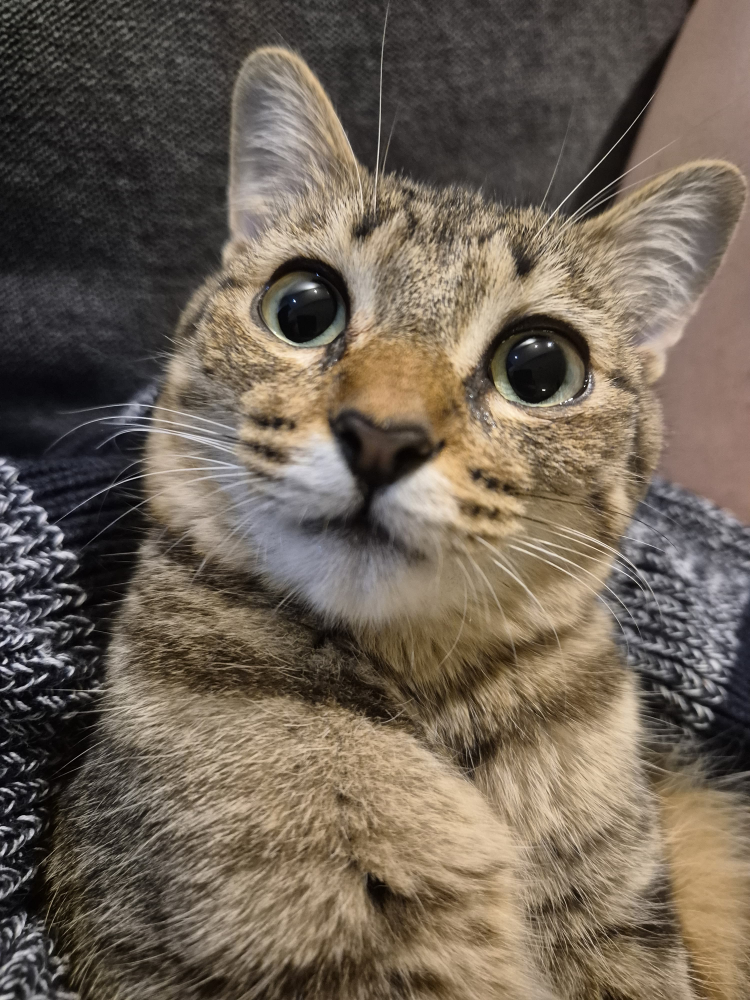
#> input picture Assets/Lechuga.jpeg, 3000 x 4000 px, found by its file name (shown at 1/4 size)
$ jupyter execute --allow-errors python-computer_vision.ipynb   (shell and % lines are left out)
#> lines starting #> are read from the running program, lines starting #| are printed output that depends on the picture
# Computer Vision

_Notebook made by Zaid De Anda 🐱‍💻_

So, let's start by remembering, images are matrixes, so let's create images from scratch!

NOTE: All the problems here can be solved using numpy or arrays. I really advise initializing the image using numpy and doing everything with cicles

[cell 1]
import numpy as np
from google.colab.patches import cv2_imshow

#TODO
#Create a black square of 100x100

[cell 2]
#TODO
#Paint a white strip horizontally at half

[cell 3]
#TODO
#Paint a grey strip vertically at half

Did you notice our array is two dimensional?
let's test with 3 dimensions!

[cell 4]
#TODO
#Create a blue image

Why RGB doesnt work? Let's talk about BGR

[cell 5]
#TODO
#Create a yellow image

## Let's play with the RGB layers of an image

if you want to do it with your own image...

[cell 6]
from google.colab import files

uploaded = files.upload()
#> the answer given: Lechuga.jpeg

[cell 7]
import cv2

cat_image = cv2.imread('/content/Lechuga.jpeg', cv2.IMREAD_GRAYSCALE)
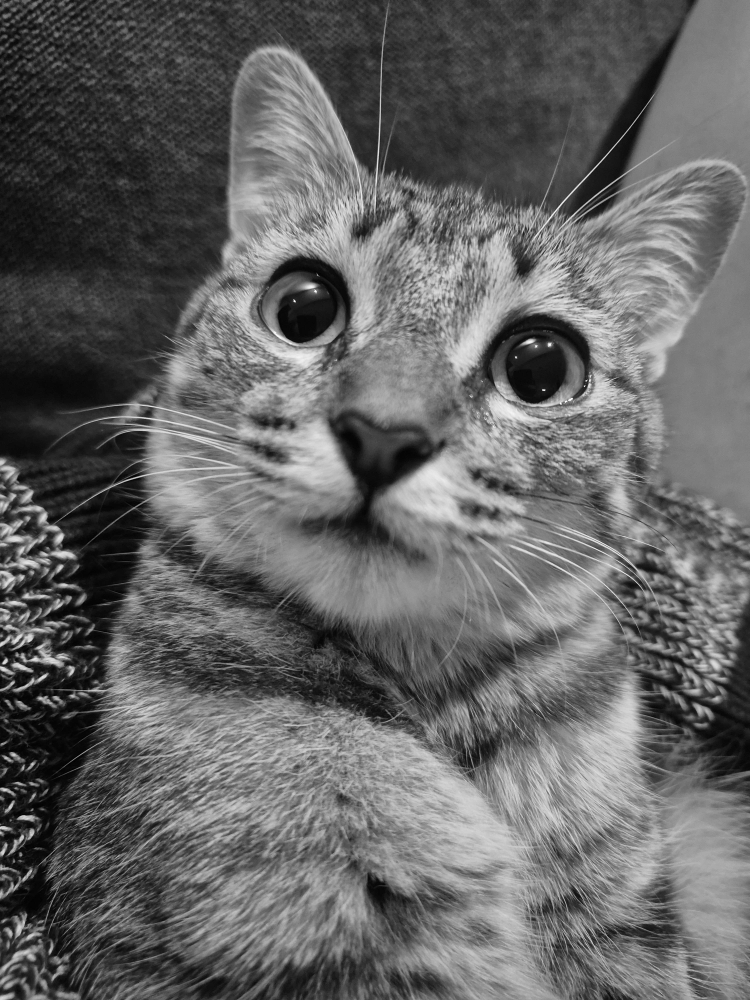
#> cat_image: shape (4000, 3000) (shown at 1/4 size); min 0, max 255, mean 100.5
cat_image = cv2.resize(cat_image, [750,1000])
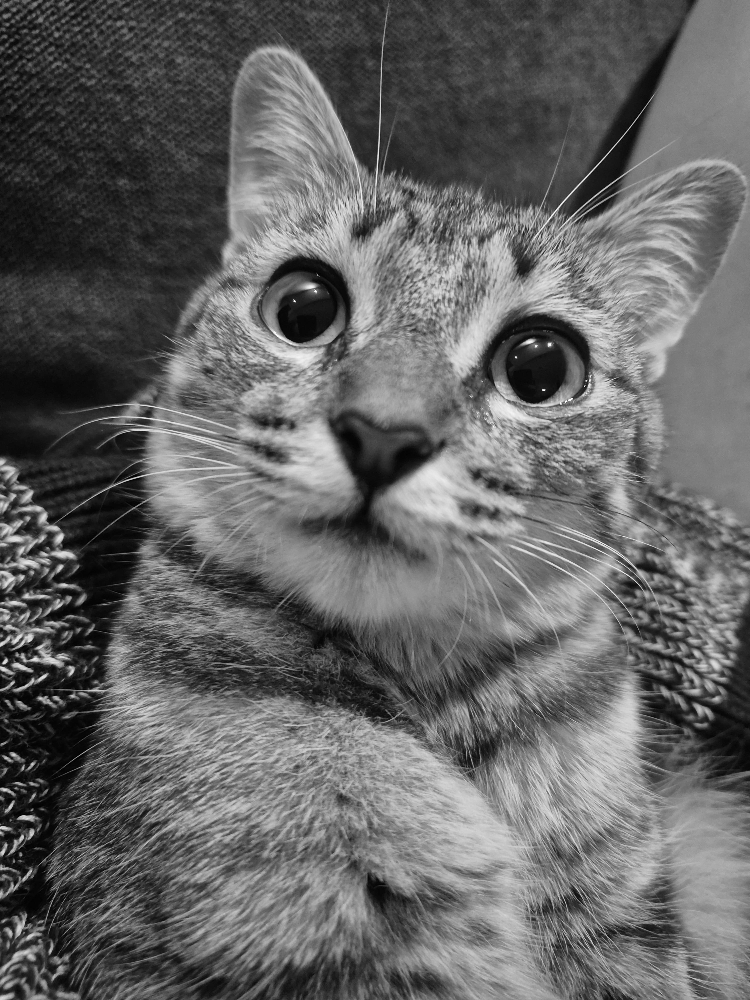
#> cat_image: shape (1000, 750); min 0, max 255, mean 100.6
cv2_imshow(cat_image)

$ run again, with Assets/Panque.jpeg copied over Assets/Lechuga.jpeg
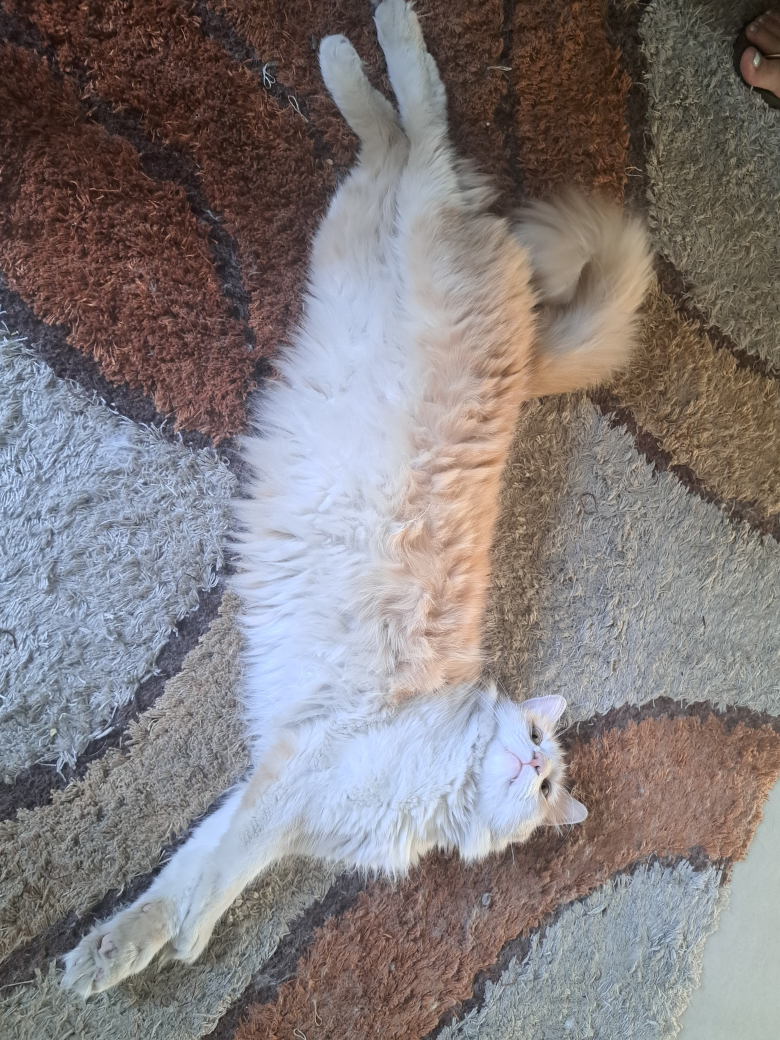
#> input picture Assets/Panque.jpeg, 3120 x 4160 px, found by its file name (shown at 1/4 size)
#> `cat_image = cv2.imread('/content/Lechuga.jpeg', cv2.IMREAD_GRAYSCALE)`:
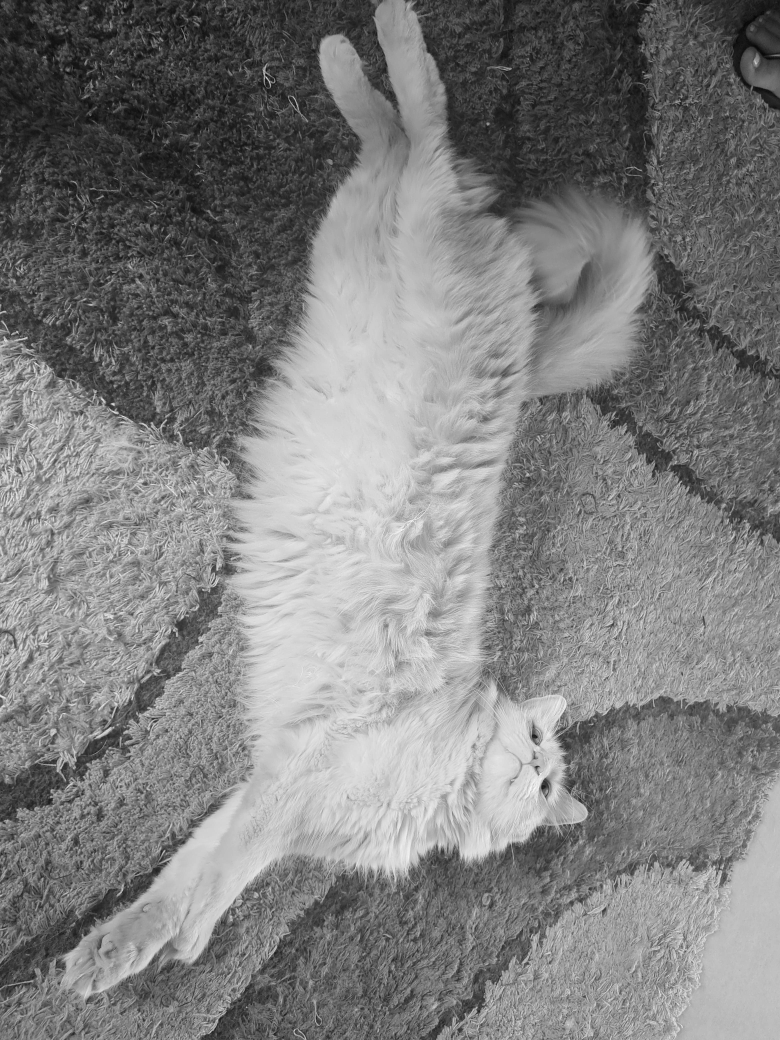
#> cat_image: shape (4160, 3120) (shown at 1/4 size); min 0, max 255, mean 126.6
#> `cat_image = cv2.resize(cat_image, [750,1000])`:
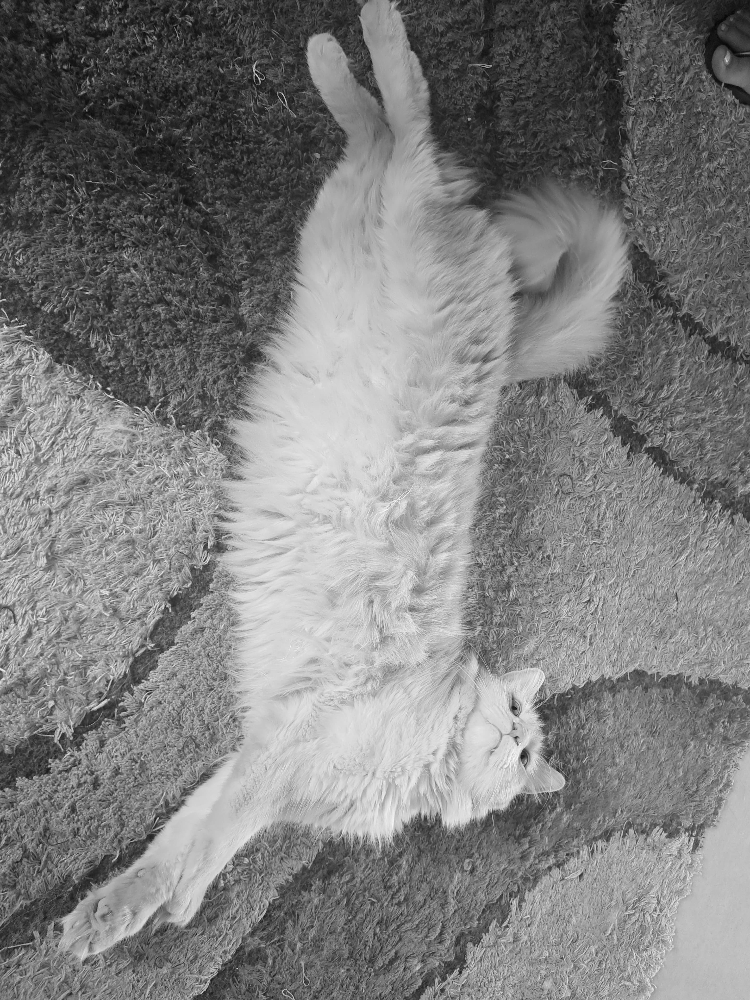
#> cat_image: shape (1000, 750); min 3, max 251, mean 126.5
